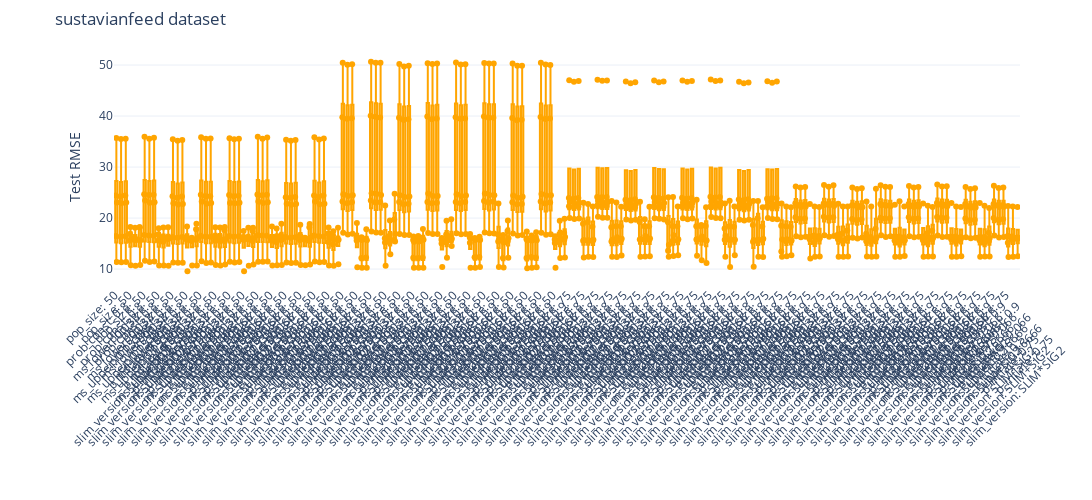

The notebook cell saved with this chart:
### Markdown cell above
### By Fold, Test Fitness

### Code cell
rmse_by_config = defaultdict(list)

for split in results:
    rmse_train = []
    rmse_test = []
    
    for result in split:
        key = ''
        for k, v in result['dynamic_params'].items():
            key += k+': '+str(v)+' <br /> '
        rmse_by_config[key].append(result['rmse_test'])

fig = go.Figure()
for config, rmse_values in rmse_by_config.items():
    fig.add_trace(go.Box(
        y=rmse_values,
        boxpoints='all',
        jitter=0.5,
        pointpos=0,
        line=dict(color='orange'),
        name=config
    ))

fig.update_layout(
    title= solver_params['dataset_name'] +' dataset',
    xaxis_title='',
    yaxis_title='Test RMSE',
    height=500, width=25000,
    xaxis_tickangle=-45,
    yaxis_range=[0,None],
    margin=dict(l=50, r=50, t=50, b=20),
    showlegend=False,
    template='plotly_white'
)

fig.show()
